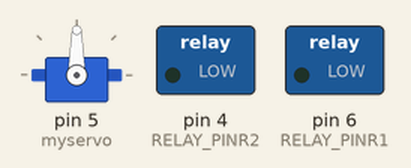
Simulated run of this sketch. Board: Arduino Uno, built with avr-gcc and run on an emulated ATmega328P. Shown: servo, switched loads named in the sketch (green lamp = pin HIGH).

Above: at 0.05 s.
At 3.6 s:
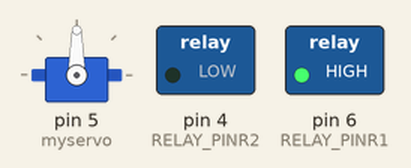
At 5.4 s:
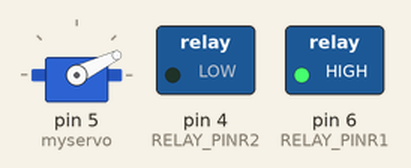
At 7.2 s:
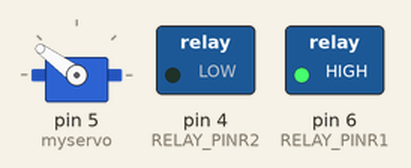
At 10.8 s:
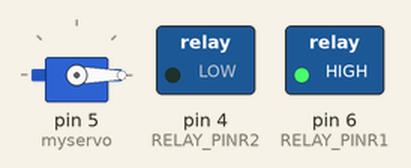
At 14.4 s:
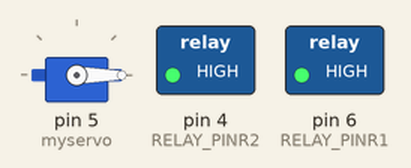
Timing chart, 0 to 18.8 s (numbered marks = the images above):
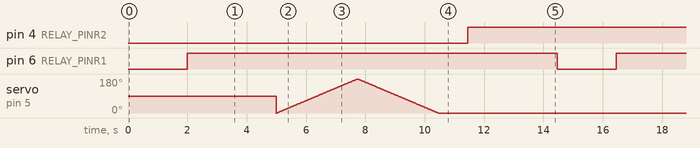

Measured:
- by itself, pin 4 (RELAY_PINR2): alternates HIGH for 13.5 s and LOW for 1.0 s
- by itself, pin 6 (RELAY_PINR1): alternates HIGH for 12.5 s and LOW for 2.0 s

The sketch:

Humanoid_Right_Hand.ino
```cpp
#include <Servo.h>
Servo myservo;
const int RELAY_PINR1 = 6; //6up
const int RELAY_PINR2 = 4; //4down
int pos1 = 0;

void setup() {
  pinMode(RELAY_PINR1, OUTPUT);
  pinMode(RELAY_PINR2, OUTPUT);
  myservo.attach(5);
}

void loop() {
  digitalWrite(RELAY_PINR1, LOW);
  delay(2000);
  digitalWrite(RELAY_PINR1, HIGH);
  delay(3000);

  for (pos1 = 0; pos1 <= 180; pos1 += 1)
  {
    myservo.write(pos1);              // tell servo to go to position in variable 'pos'
    delay(15);                       // waits 15 ms for the servo to reach the position
  }
  for (pos1 = 180; pos1 >= 0; pos1 -= 1)
  {
    myservo.write(pos1);              // tell servo to go to position in variable 'pos'
    delay(15);                       // waits 15 ms for the servo to reach the position
  }

  digitalWrite(RELAY_PINR2, LOW);
  delay(1000);
  digitalWrite(RELAY_PINR2, HIGH);
delay(3000);
}
```
